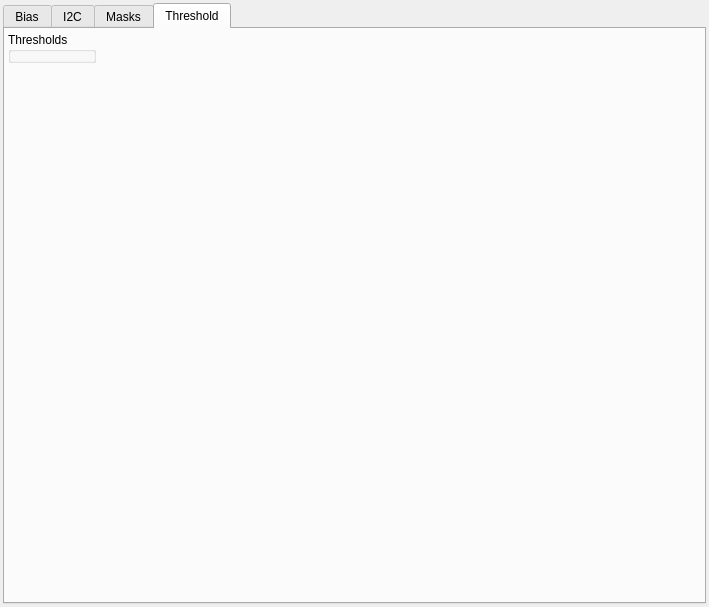
<ui version="4.0" >
 <class>NxyterWidget</class>
 <widget class="QWidget" name="NxyterWidget" >
  <property name="geometry" >
   <rect>
    <x>0</x>
    <y>0</y>
    <width>709</width>
    <height>607</height>
   </rect>
  </property>
  <property name="windowTitle" >
   <string>nXYTER</string>
  </property>
  <layout class="QVBoxLayout" >
   <property name="margin" >
    <number>3</number>
   </property>
   <property name="spacing" >
    <number>3</number>
   </property>
   <item>
    <widget class="QTabWidget" name="TabWidget" >
     <property name="sizePolicy" >
      <sizepolicy>
       <hsizetype>7</hsizetype>
       <vsizetype>7</vsizetype>
       <horstretch>0</horstretch>
       <verstretch>1</verstretch>
      </sizepolicy>
     </property>
     <property name="currentIndex" >
      <number>3</number>
     </property>
     <widget class="QWidget" name="BiasTab" >
      <attribute name="title" >
       <string>Bias</string>
      </attribute>
      <layout class="QVBoxLayout" >
       <property name="margin" >
        <number>3</number>
       </property>
       <property name="spacing" >
        <number>3</number>
       </property>
       <item>
        <widget class="QGroupBox" name="BiasGroup" >
         <property name="title" >
          <string>Registers:</string>
         </property>
        </widget>
       </item>
       <item>
        <spacer>
         <property name="orientation" >
          <enum>Qt::Vertical</enum>
         </property>
         <property name="sizeHint" >
          <size>
           <width>20</width>
           <height>40</height>
          </size>
         </property>
        </spacer>
       </item>
      </layout>
     </widget>
     <widget class="QWidget" name="I2CTab" >
      <attribute name="title" >
       <string>I2C</string>
      </attribute>
      <layout class="QHBoxLayout" >
       <property name="margin" >
        <number>3</number>
       </property>
       <property name="spacing" >
        <number>3</number>
       </property>
       <item>
        <layout class="QVBoxLayout" >
         <property name="margin" >
          <number>0</number>
         </property>
         <property name="spacing" >
          <number>6</number>
         </property>
         <item>
          <widget class="QGroupBox" name="I2CRegsGroup" >
           <property name="title" >
            <string>I2C 32-33 registers</string>
           </property>
          </widget>
         </item>
         <item>
          <spacer>
           <property name="orientation" >
            <enum>Qt::Vertical</enum>
           </property>
           <property name="sizeHint" >
            <size>
             <width>20</width>
             <height>40</height>
            </size>
           </property>
          </spacer>
         </item>
        </layout>
       </item>
       <item>
        <layout class="QVBoxLayout" >
         <property name="margin" >
          <number>0</number>
         </property>
         <property name="spacing" >
          <number>6</number>
         </property>
         <item>
          <widget class="QGroupBox" name="OtherRegsGroup" >
           <property name="title" >
            <string>Other registers</string>
           </property>
          </widget>
         </item>
         <item>
          <spacer>
           <property name="orientation" >
            <enum>Qt::Vertical</enum>
           </property>
           <property name="sizeHint" >
            <size>
             <width>20</width>
             <height>40</height>
            </size>
           </property>
          </spacer>
         </item>
        </layout>
       </item>
       <item>
        <spacer>
         <property name="orientation" >
          <enum>Qt::Horizontal</enum>
         </property>
         <property name="sizeHint" >
          <size>
           <width>151</width>
           <height>20</height>
          </size>
         </property>
        </spacer>
       </item>
      </layout>
     </widget>
     <widget class="QWidget" name="MasksTab" >
      <attribute name="title" >
       <string>Masks</string>
      </attribute>
      <layout class="QGridLayout" >
       <property name="margin" >
        <number>3</number>
       </property>
       <property name="spacing" >
        <number>3</number>
       </property>
       <item row="1" column="2" >
        <spacer>
         <property name="orientation" >
          <enum>Qt::Horizontal</enum>
         </property>
         <property name="sizeHint" >
          <size>
           <width>40</width>
           <height>20</height>
          </size>
         </property>
        </spacer>
       </item>
       <item row="1" column="0" >
        <spacer>
         <property name="orientation" >
          <enum>Qt::Vertical</enum>
         </property>
         <property name="sizeHint" >
          <size>
           <width>20</width>
           <height>40</height>
          </size>
         </property>
        </spacer>
       </item>
       <item row="0" column="1" >
        <spacer>
         <property name="orientation" >
          <enum>Qt::Horizontal</enum>
         </property>
         <property name="sizeHint" >
          <size>
           <width>40</width>
           <height>20</height>
          </size>
         </property>
        </spacer>
       </item>
       <item row="0" column="0" >
        <widget class="QGroupBox" name="MaskGroup" >
         <property name="title" >
          <string>Masks:</string>
         </property>
        </widget>
       </item>
      </layout>
     </widget>
     <widget class="QWidget" name="ThrsholdTab" >
      <attribute name="title" >
       <string>Threshold</string>
      </attribute>
      <layout class="QGridLayout" >
       <property name="margin" >
        <number>3</number>
       </property>
       <property name="spacing" >
        <number>3</number>
       </property>
       <item row="1" column="0" >
        <spacer>
         <property name="orientation" >
          <enum>Qt::Vertical</enum>
         </property>
         <property name="sizeHint" >
          <size>
           <width>20</width>
           <height>40</height>
          </size>
         </property>
        </spacer>
       </item>
       <item row="0" column="1" >
        <spacer>
         <property name="orientation" >
          <enum>Qt::Horizontal</enum>
         </property>
         <property name="sizeHint" >
          <size>
           <width>40</width>
           <height>20</height>
          </size>
         </property>
        </spacer>
       </item>
       <item row="0" column="0" >
        <widget class="QGroupBox" name="ThresholdsGroup" >
         <property name="title" >
          <string>Thresholds</string>
         </property>
        </widget>
       </item>
      </layout>
     </widget>
    </widget>
   </item>
  </layout>
 </widget>
 <resources/>
 <connections/>
</ui>
